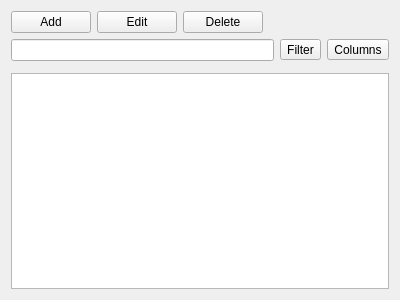
<?xml version="1.0" encoding="UTF-8"?>
<ui version="4.0">
 <class>DockLines</class>
 <widget class="QWidget" name="DockLines">
  <property name="geometry">
   <rect>
    <x>0</x>
    <y>0</y>
    <width>400</width>
    <height>300</height>
   </rect>
  </property>
  <property name="windowTitle">
   <string>Form</string>
  </property>
  <layout class="QVBoxLayout" name="verticalLayout">
   <item>
    <layout class="QHBoxLayout" name="horizontalLayout">
     <item>
      <widget class="QPushButton" name="pbNew">
       <property name="text">
        <string>Add</string>
       </property>
      </widget>
     </item>
     <item>
      <widget class="QPushButton" name="pbEdit">
       <property name="text">
        <string>Edit</string>
       </property>
      </widget>
     </item>
     <item>
      <widget class="QPushButton" name="pbDelete">
       <property name="text">
        <string>Delete</string>
       </property>
      </widget>
     </item>
     <item>
      <spacer name="horizontalSpacer">
       <property name="orientation">
        <enum>Qt::Orientation::Horizontal</enum>
       </property>
       <property name="sizeHint" stdset="0">
        <size>
         <width>40</width>
         <height>20</height>
        </size>
       </property>
      </spacer>
     </item>
    </layout>
   </item>
   <item>
    <layout class="QHBoxLayout" name="horizontalLayout_2">
     <item>
      <widget class="WdgProjectDataTableQuickSearchLineEdit" name="leSearch">
       <property name="text">
        <string notr="true"/>
       </property>
      </widget>
     </item>
     <item>
      <widget class="QToolButton" name="tbFilter">
       <property name="text">
        <string>Filter</string>
       </property>
      </widget>
     </item>
     <item>
      <widget class="QToolButton" name="tbColumns">
       <property name="text">
        <string>Columns</string>
       </property>
       <property name="popupMode">
        <enum>QToolButton::ToolButtonPopupMode::InstantPopup</enum>
       </property>
      </widget>
     </item>
    </layout>
   </item>
   <item>
    <widget class="WdgFilterBanner" name="filterBanner" native="true"/>
   </item>
   <item>
    <widget class="WdgProjectDataTableView&lt;Line&gt;" name="twLines">
     <property name="selectionBehavior">
      <enum>QAbstractItemView::SelectionBehavior::SelectRows</enum>
     </property>
     <property name="sortingEnabled">
      <bool>true</bool>
     </property>
     <attribute name="horizontalHeaderStretchLastSection">
      <bool>true</bool>
     </attribute>
     <attribute name="verticalHeaderVisible">
      <bool>false</bool>
     </attribute>
     <attribute name="verticalHeaderMinimumSectionSize">
      <number>20</number>
     </attribute>
     <attribute name="verticalHeaderDefaultSectionSize">
      <number>20</number>
     </attribute>
    </widget>
   </item>
  </layout>
 </widget>
 <customwidgets>
  <customwidget>
   <class>WdgProjectDataTableView&lt;Line&gt;</class>
   <extends>QTableView</extends>
   <header>src\ui\widgets\WdgProjectDataTableView.h</header>
  </customwidget>
  <customwidget>
   <class>WdgFilterBanner</class>
   <extends>QWidget</extends>
   <header>src\ui\widgets\WdgFilterBanner.h</header>
   <container>1</container>
  </customwidget>
  <customwidget>
   <class>WdgProjectDataTableQuickSearchLineEdit</class>
   <extends>QLineEdit</extends>
   <header>src\ui\widgets\WdgProjectDataTableQuickSearchLineEdit.h</header>
  </customwidget>
 </customwidgets>
 <resources/>
 <connections/>
</ui>
